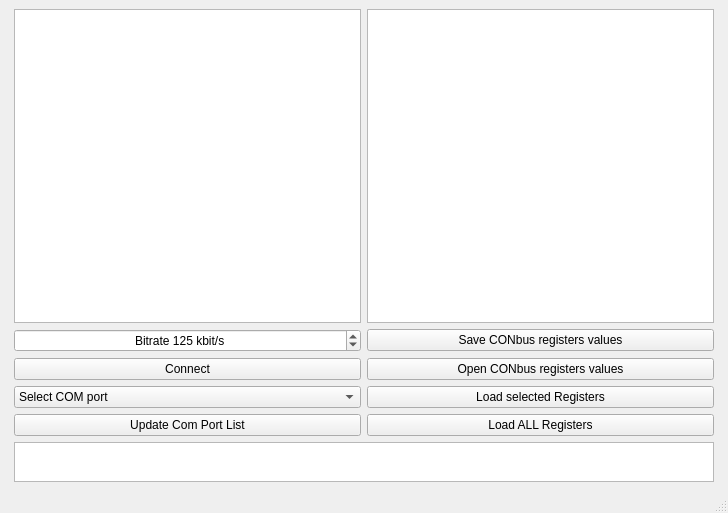
<?xml version="1.0" encoding="UTF-8"?>
<ui version="4.0">
 <class>MainWindow</class>
 <widget class="QMainWindow" name="MainWindow">
  <property name="geometry">
   <rect>
    <x>0</x>
    <y>0</y>
    <width>728</width>
    <height>513</height>
   </rect>
  </property>
  <property name="windowTitle">
   <string>stinkyFeat/Tony</string>
  </property>
  <widget class="QWidget" name="centralwidget">
   <property name="sizePolicy">
    <sizepolicy hsizetype="MinimumExpanding" vsizetype="Preferred">
     <horstretch>0</horstretch>
     <verstretch>0</verstretch>
    </sizepolicy>
   </property>
   <layout class="QGridLayout" name="gridLayout_2">
    <item row="0" column="0">
     <spacer name="horizontalSpacer">
      <property name="orientation">
       <enum>Qt::Horizontal</enum>
      </property>
      <property name="sizeType">
       <enum>QSizePolicy::Fixed</enum>
      </property>
      <property name="sizeHint" stdset="0">
       <size>
        <width>5</width>
        <height>20</height>
       </size>
      </property>
     </spacer>
    </item>
    <item row="0" column="2">
     <spacer name="horizontalSpacer_2">
      <property name="orientation">
       <enum>Qt::Horizontal</enum>
      </property>
      <property name="sizeType">
       <enum>QSizePolicy::Fixed</enum>
      </property>
      <property name="sizeHint" stdset="0">
       <size>
        <width>5</width>
        <height>20</height>
       </size>
      </property>
     </spacer>
    </item>
    <item row="0" column="1">
     <layout class="QGridLayout" name="gridLayout">
      <item row="0" column="2">
       <widget class="QTableWidget" name="readTable"/>
      </item>
      <item row="4" column="2">
       <widget class="QPushButton" name="saveRegisterValuesButton">
        <property name="text">
         <string>Save CONbus registers values</string>
        </property>
       </widget>
      </item>
      <item row="7" column="2">
       <widget class="QPushButton" name="openRegisterValueButton">
        <property name="text">
         <string>Open CONbus registers values</string>
        </property>
       </widget>
      </item>
      <item row="9" column="1">
       <widget class="QPushButton" name="updateComButton">
        <property name="text">
         <string>Update Com Port List</string>
        </property>
       </widget>
      </item>
      <item row="7" column="1">
       <widget class="QPushButton" name="connectButton">
        <property name="text">
         <string>Connect</string>
        </property>
       </widget>
      </item>
      <item row="8" column="1">
       <widget class="QComboBox" name="comComboBox">
        <item>
         <property name="text">
          <string>Select COM port</string>
         </property>
        </item>
       </widget>
      </item>
      <item row="4" column="1">
       <widget class="QSpinBox" name="baudrateSpinbox">
        <property name="alignment">
         <set>Qt::AlignCenter</set>
        </property>
        <property name="suffix">
         <string> kbit/s</string>
        </property>
        <property name="prefix">
         <string>Bitrate </string>
        </property>
        <property name="minimum">
         <number>100</number>
        </property>
        <property name="maximum">
         <number>1000</number>
        </property>
        <property name="value">
         <number>125</number>
        </property>
       </widget>
      </item>
      <item row="0" column="1">
       <widget class="QTableWidget" name="changeTable"/>
      </item>
      <item row="15" column="1" colspan="2">
       <widget class="QTextEdit" name="statusBox">
        <property name="sizePolicy">
         <sizepolicy hsizetype="Preferred" vsizetype="Preferred">
          <horstretch>0</horstretch>
          <verstretch>0</verstretch>
         </sizepolicy>
        </property>
        <property name="maximumSize">
         <size>
          <width>16777215</width>
          <height>40</height>
         </size>
        </property>
        <property name="readOnly">
         <bool>true</bool>
        </property>
        <property name="textInteractionFlags">
         <set>Qt::NoTextInteraction</set>
        </property>
       </widget>
      </item>
      <item row="9" column="2">
       <widget class="QPushButton" name="saveConfigButton_3">
        <property name="text">
         <string>Load ALL Registers</string>
        </property>
       </widget>
      </item>
      <item row="8" column="2">
       <widget class="QPushButton" name="loadSelectedButton">
        <property name="text">
         <string>Load selected Registers</string>
        </property>
       </widget>
      </item>
     </layout>
    </item>
   </layout>
  </widget>
  <widget class="QStatusBar" name="statusbar">
   <property name="enabled">
    <bool>true</bool>
   </property>
  </widget>
 </widget>
 <resources/>
 <connections/>
</ui>
